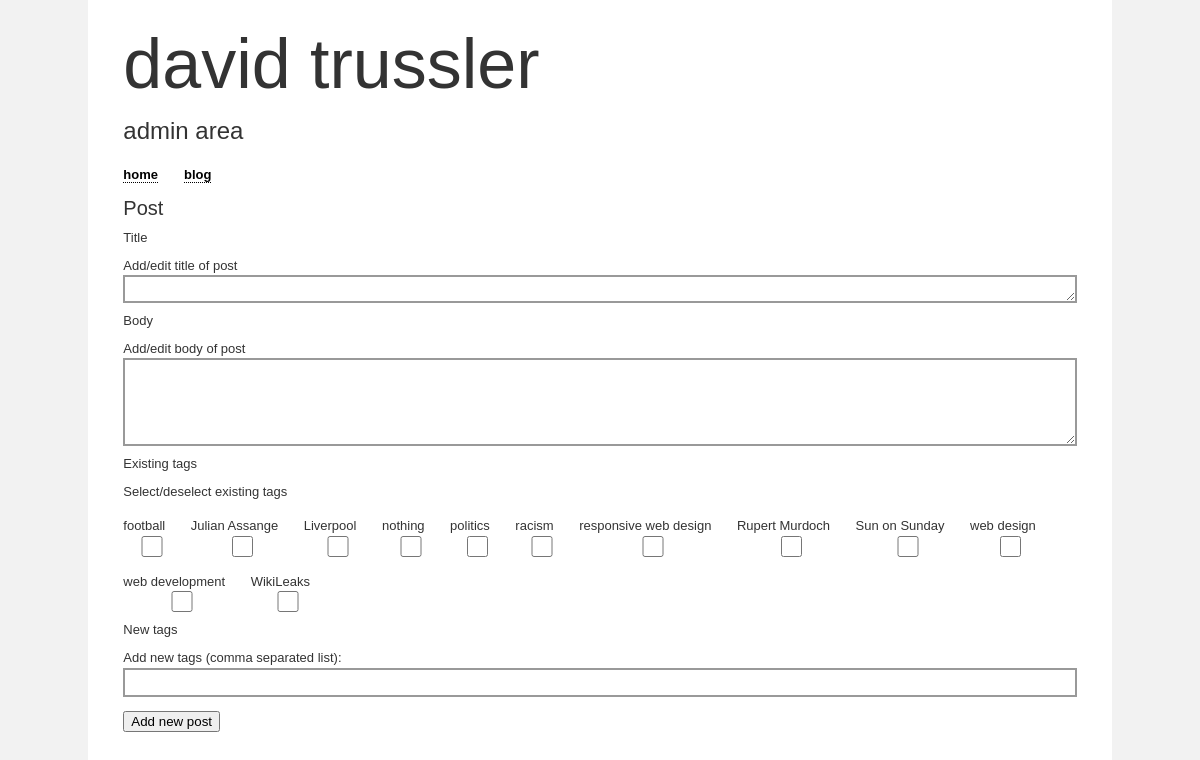
Before: /admin/edit.php with the older database file.
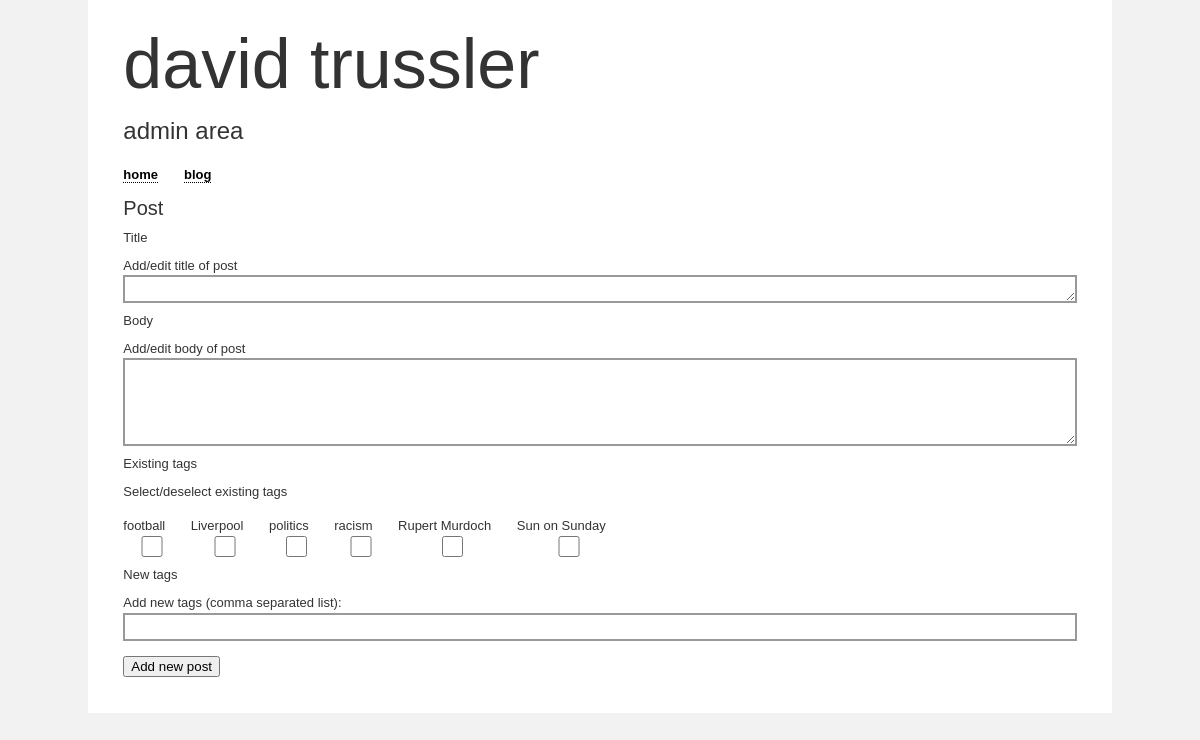
After: the same page with the newer database file.
### tables this page shows
CREATE TABLE IF NOT EXISTS `blog_tag_names` (
  `tagNameId` int(11) NOT NULL auto_increment,
  `name` tinytext,
  PRIMARY KEY  (`tagNameId`)
);

### blog/blog_login.php (called while the page is built)
<?php
$server = 'localhost';
$user = 'root';
$password = '';
$database = 'davidtrussler';
?>

### classes/weblog.php (called while the page is built, shortened)
<?php
class Weblog {
	private $mysqli;
	function __construct($DOC_ROOT) {
		include ($DOC_ROOT.'/blog/blog_login.php');
		$this->ser = $server;
		$this->use = $user;
		$this->pas = $password;
		$this->dat = $database;
		$this->mysqli = new mysqli($this->ser, $this->use, $this->pas, $this->dat);
	}
	public function getTags() {
		$tagArray = array();
		if ($this->mysqli->connect_errno) {
			return 'Error: could not connect to database!';
			exit();
		} else {
			$query = "SELECT tagNameId, name FROM blog_tag_names ORDER BY name";
			$result = $this->mysqli->query($query);
			if (!$result) {
				return 'Error: no results!';
			} else {
				$tagArray = array();
				$i = 0;
				while($row = $result->fetch_row()) {
					$tagArray[$i] = array('tagNameId'=>$row[0], 'name'=>$row[1]);
					$i++;
				}
			}
			return $tagArray;
		}
	}
}
?>

### admin/edit.php (the view, shortened to what this page needs)
<?php
include ('../classes/weblog.php');
include ('includes/adminHeader.php');
$weblog = new Weblog($DOC_ROOT);
$allTags = $weblog->getTags();
$tagIdArray = array();
if (isset($_POST['postId'])) {
	$postId = $_POST['postId'];
	$paras = array();
	$bodyEdit = '';
	$post = $weblog->getPost($postId);
	$body = $post['body'];
		$body = htmlspecialchars_decode($body, ENT_QUOTES);
	$title = $post['title'];
		$title = htmlspecialchars_decode($title, ENT_QUOTES);
	$tags = $post['tags'];
	$bodyXml = new DOMDocument();
	$bodyXml->loadXML($body);
	$paras = $bodyXml->getElementsByTagName('para');
	foreach ($paras as $para) {
		$bodyEdit .= '<p>'.$para->nodeValue.'</p>';
	}
} else {
	$postId = '';
	$title = '';
	$bodyEdit = '';
}
?>
<h3>Post</h3>
<form action="blog.php" method="post">
	<fieldset>
		<p class="fieldsetLabel">Title</p>
		<div class="field">
			<label for="title">Add/edit title of post</label>
			<textarea id="title" name="title" cols="100" rows="1"><?php echo $title; ?></textarea>
		</div>
	</fieldset>
	<fieldset>
		<p class="fieldsetLabel">Body</p>
		<div class="field">
			<label for="body">Add/edit body of post</label>
			<textarea id="body" name="body" cols="100" rows="10" class="wysiwyg"><?php echo $bodyEdit; ?></textarea>
		</div>
	</fieldset>
	<fieldset>
		<p class="fieldsetLabel">Existing tags</p>
		<p class="fieldsetLabel">Select/deselect existing tags</p>
<?php
foreach ($allTags as $allTagArray) {
?>
		<div class="field checkbox">
			<label for="tag_<?php echo $allTagArray['tagNameId']; ?>"><?php echo $allTagArray['name']; ?></label>
			<input id="tag_<?php echo $allTagArray['tagNameId']; ?>" type="checkbox" name="tag[<?php echo $allTagArray['tagNameId']; ?>]"
<?php
if (in_array($allTagArray['tagNameId'], $tagIdArray)) {
	echo '"checked"';
}
?>
			/>
		</div>
<?php } ?>
	</fieldset>
	<fieldset>
		<p class="fieldsetLabel">New tags</p>
		<div class="field">
			<label for="newTags">Add new tags (comma separated list):</label>
			<input id="newTags" type="text" name="newTags" value=""/>
		</div>
	</fieldset>
	<fieldset>
<?php if ($postId) { ?>
		<div class="field">
			<input type="hidden" name="postId" value="<?php echo $postId; ?>"/>
			<input type="hidden" name="action" value="update"/>
			<button type="submit">Save changes</button>
		</div>
<?php } else { ?>
		<div class="field">
			<button type="submit">Add new post</button>
		</div>
<?php } ?>
	</fieldset>
</form>
<?php
include('includes/adminFooter.php');
?>

Changed rows visible on the page:
removed blog_tag_names: name "Julian Assange"
removed blog_tag_names: name "nothing"
removed blog_tag_names: name "responsive web design"
removed blog_tag_names: name "web design"
removed blog_tag_names: name "web development"
removed blog_tag_names: name "WikiLeaks"
